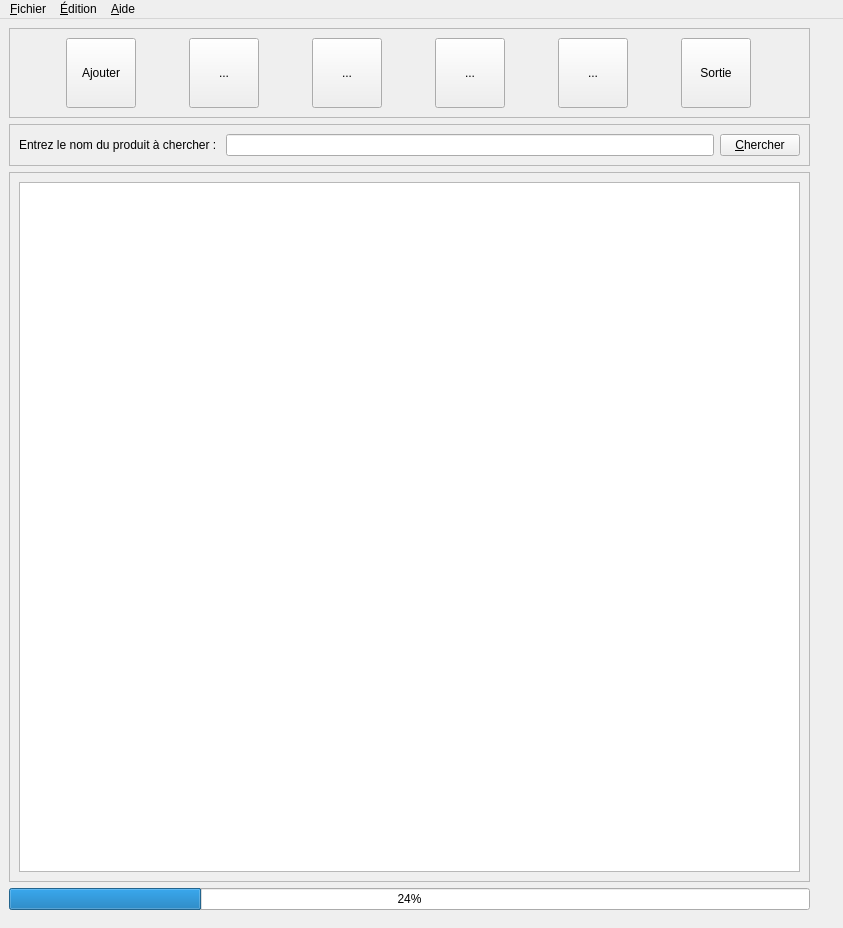
<?xml version="1.0" encoding="UTF-8"?>
<ui version="4.0">
 <class>frm_ppal</class>
 <widget class="QMainWindow" name="frm_ppal">
  <property name="geometry">
   <rect>
    <x>0</x>
    <y>0</y>
    <width>843</width>
    <height>928</height>
   </rect>
  </property>
  <property name="minimumSize">
   <size>
    <width>0</width>
    <height>0</height>
   </size>
  </property>
  <property name="windowTitle">
   <string>Amapy scrapper de produit amazon</string>
  </property>
  <property name="windowIcon">
   <iconset>
    <normaloff>../ressources/Commun/amazonppal.png</normaloff>../ressources/Commun/amazonppal.png</iconset>
  </property>
  <widget class="QWidget" name="centralwidget">
   <property name="maximumSize">
    <size>
     <width>819</width>
     <height>900</height>
    </size>
   </property>
   <layout class="QVBoxLayout" name="verticalLayout">
    <item>
     <widget class="QFrame" name="frme_bouton">
      <property name="frameShape">
       <enum>QFrame::StyledPanel</enum>
      </property>
      <property name="frameShadow">
       <enum>QFrame::Raised</enum>
      </property>
      <layout class="QHBoxLayout" name="horizontalLayout">
       <item>
        <widget class="QToolButton" name="tbtn_ajouter">
         <property name="minimumSize">
          <size>
           <width>70</width>
           <height>70</height>
          </size>
         </property>
         <property name="maximumSize">
          <size>
           <width>70</width>
           <height>70</height>
          </size>
         </property>
         <property name="toolTip">
          <string>Ajouter un produit depuis le site d'amazon</string>
         </property>
         <property name="text">
          <string>Ajouter</string>
         </property>
         <property name="icon">
          <iconset>
           <normaloff>../ressources/Principal/scrapper.png</normaloff>../ressources/Principal/scrapper.png</iconset>
         </property>
         <property name="iconSize">
          <size>
           <width>64</width>
           <height>64</height>
          </size>
         </property>
        </widget>
       </item>
       <item>
        <widget class="QToolButton" name="tbtn_rechercher">
         <property name="minimumSize">
          <size>
           <width>70</width>
           <height>70</height>
          </size>
         </property>
         <property name="maximumSize">
          <size>
           <width>70</width>
           <height>70</height>
          </size>
         </property>
         <property name="toolTip">
          <string>Rechercher un produit dans la base de données.</string>
         </property>
         <property name="text">
          <string>...</string>
         </property>
         <property name="icon">
          <iconset>
           <normaloff>../ressources/Principal/chercher.png</normaloff>../ressources/Principal/chercher.png</iconset>
         </property>
         <property name="iconSize">
          <size>
           <width>64</width>
           <height>64</height>
          </size>
         </property>
        </widget>
       </item>
       <item>
        <widget class="QToolButton" name="tbtn_rafraichir">
         <property name="minimumSize">
          <size>
           <width>70</width>
           <height>70</height>
          </size>
         </property>
         <property name="toolTip">
          <string>Rafraichir l'affichage du contenu de la base de données suite à une modification.</string>
         </property>
         <property name="text">
          <string>...</string>
         </property>
         <property name="icon">
          <iconset>
           <normaloff>../ressources/Principal/rafraîchir.png</normaloff>../ressources/Principal/rafraîchir.png</iconset>
         </property>
         <property name="iconSize">
          <size>
           <width>64</width>
           <height>64</height>
          </size>
         </property>
        </widget>
       </item>
       <item>
        <widget class="QToolButton" name="tbtn_export">
         <property name="minimumSize">
          <size>
           <width>70</width>
           <height>70</height>
          </size>
         </property>
         <property name="maximumSize">
          <size>
           <width>70</width>
           <height>70</height>
          </size>
         </property>
         <property name="toolTip">
          <string>Exporter en poduit au format excel.</string>
         </property>
         <property name="text">
          <string>...</string>
         </property>
         <property name="icon">
          <iconset>
           <normaloff>../ressources/Principal/excel.ico</normaloff>../ressources/Principal/excel.ico</iconset>
         </property>
         <property name="iconSize">
          <size>
           <width>64</width>
           <height>64</height>
          </size>
         </property>
        </widget>
       </item>
       <item>
        <widget class="QToolButton" name="tbtn_delete">
         <property name="minimumSize">
          <size>
           <width>70</width>
           <height>70</height>
          </size>
         </property>
         <property name="maximumSize">
          <size>
           <width>70</width>
           <height>70</height>
          </size>
         </property>
         <property name="toolTip">
          <string>Supprimer un produit de la base de données.</string>
         </property>
         <property name="text">
          <string>...</string>
         </property>
         <property name="icon">
          <iconset>
           <normaloff>../ressources/Principal/supprimer.png</normaloff>../ressources/Principal/supprimer.png</iconset>
         </property>
         <property name="iconSize">
          <size>
           <width>64</width>
           <height>64</height>
          </size>
         </property>
        </widget>
       </item>
       <item>
        <widget class="QToolButton" name="tbtn_exit">
         <property name="minimumSize">
          <size>
           <width>40</width>
           <height>40</height>
          </size>
         </property>
         <property name="maximumSize">
          <size>
           <width>70</width>
           <height>70</height>
          </size>
         </property>
         <property name="cursor">
          <cursorShape>PointingHandCursor</cursorShape>
         </property>
         <property name="toolTip">
          <string>Quitter Amapy.</string>
         </property>
         <property name="text">
          <string>Sortie</string>
         </property>
         <property name="icon">
          <iconset>
           <normaloff>../ressources/Principal/sortie.png</normaloff>../ressources/Principal/sortie.png</iconset>
         </property>
         <property name="iconSize">
          <size>
           <width>64</width>
           <height>64</height>
          </size>
         </property>
         <property name="popupMode">
          <enum>QToolButton::DelayedPopup</enum>
         </property>
         <property name="toolButtonStyle">
          <enum>Qt::ToolButtonIconOnly</enum>
         </property>
        </widget>
       </item>
      </layout>
     </widget>
    </item>
    <item>
     <widget class="QFrame" name="frme_recherche">
      <property name="frameShape">
       <enum>QFrame::StyledPanel</enum>
      </property>
      <property name="frameShadow">
       <enum>QFrame::Raised</enum>
      </property>
      <layout class="QHBoxLayout" name="horizontalLayout_2">
       <item>
        <widget class="QLabel" name="lbl_frame_chercher">
         <property name="text">
          <string>Entrez le nom du produit à chercher : </string>
         </property>
        </widget>
       </item>
       <item>
        <widget class="QLineEdit" name="edt_frame_chercher"/>
       </item>
       <item>
        <widget class="QPushButton" name="btn_frame_chercher">
         <property name="text">
          <string>&amp;Chercher</string>
         </property>
         <property name="icon">
          <iconset>
           <normaloff>../ressources/Principal/chercher.png</normaloff>../ressources/Principal/chercher.png</iconset>
         </property>
        </widget>
       </item>
      </layout>
     </widget>
    </item>
    <item>
     <widget class="QFrame" name="frme_progress">
      <property name="frameShape">
       <enum>QFrame::StyledPanel</enum>
      </property>
      <property name="frameShadow">
       <enum>QFrame::Raised</enum>
      </property>
      <layout class="QGridLayout" name="gridLayout">
       <item row="0" column="0">
        <widget class="QTableWidget" name="tbw_amazdb">
         <property name="minimumSize">
          <size>
           <width>0</width>
           <height>500</height>
          </size>
         </property>
         <property name="maximumSize">
          <size>
           <width>16777215</width>
           <height>900</height>
          </size>
         </property>
         <property name="statusTip">
          <string>Affiche le contenu de la base de données.</string>
         </property>
         <property name="layoutDirection">
          <enum>Qt::LeftToRight</enum>
         </property>
         <property name="horizontalScrollBarPolicy">
          <enum>Qt::ScrollBarAsNeeded</enum>
         </property>
         <property name="sizeAdjustPolicy">
          <enum>QAbstractScrollArea::AdjustIgnored</enum>
         </property>
        </widget>
       </item>
      </layout>
     </widget>
    </item>
    <item>
     <widget class="QProgressBar" name="pgb_amaprogress">
      <property name="toolTip">
       <string>Affiche la progression de la tache en cours d'exécution.</string>
      </property>
      <property name="value">
       <number>24</number>
      </property>
     </widget>
    </item>
   </layout>
  </widget>
  <widget class="QMenuBar" name="menubar">
   <property name="geometry">
    <rect>
     <x>0</x>
     <y>0</y>
     <width>843</width>
     <height>23</height>
    </rect>
   </property>
   <widget class="QMenu" name="menu_Fichier">
    <property name="title">
     <string>&amp;Fichier</string>
    </property>
    <widget class="QMenu" name="menu_Exporter">
     <property name="title">
      <string>&amp;Exporter</string>
     </property>
     <property name="icon">
      <iconset>
       <normaloff>:/Commun/fichiers/Commun/icons8-sauvegarder-94.png</normaloff>:/Commun/fichiers/Commun/icons8-sauvegarder-94.png</iconset>
     </property>
     <addaction name="action_Un_produit"/>
     <addaction name="action_Plusieurs_produit_CSV"/>
     <addaction name="actionE_xport_au_format_json"/>
    </widget>
    <widget class="QMenu" name="menu_Importer">
     <property name="enabled">
      <bool>false</bool>
     </property>
     <property name="title">
      <string>&amp;Importer</string>
     </property>
     <addaction name="action_Un_produit_2"/>
     <addaction name="action_Plusieurs_produits"/>
    </widget>
    <addaction name="separator"/>
    <addaction name="menu_Exporter"/>
    <addaction name="menu_Importer"/>
    <addaction name="separator"/>
    <addaction name="action_Quitter"/>
   </widget>
   <widget class="QMenu" name="menu_edition">
    <property name="title">
     <string>&amp;Édition</string>
    </property>
    <addaction name="action_graph"/>
    <addaction name="separator"/>
    <addaction name="action_Mettre_tout_jour"/>
    <addaction name="action_Rechercher_un_produit"/>
    <addaction name="action_Supprimer_un_produit"/>
   </widget>
   <widget class="QMenu" name="menu_Aide">
    <property name="title">
     <string>&amp;Aide</string>
    </property>
    <addaction name="action_Options"/>
    <addaction name="actionA_propos"/>
    <addaction name="action_Licence"/>
    <addaction name="actionA_Ide"/>
   </widget>
   <addaction name="menu_Fichier"/>
   <addaction name="menu_edition"/>
   <addaction name="menu_Aide"/>
  </widget>
  <action name="action_Un_produit">
   <property name="icon">
    <iconset>
     <normaloff>../ressources/Principal/excel.ico</normaloff>../ressources/Principal/excel.ico</iconset>
   </property>
   <property name="text">
    <string>&amp;Un produit (xlsx)</string>
   </property>
  </action>
  <action name="action_Plusieurs_produit_CSV">
   <property name="icon">
    <iconset>
     <normaloff>../ressources/Principal/csv.png</normaloff>../ressources/Principal/csv.png</iconset>
   </property>
   <property name="text">
    <string>&amp;Plusieurs produit (CSV)</string>
   </property>
  </action>
  <action name="actionE_xport_au_format_json">
   <property name="icon">
    <iconset>
     <normaloff>../ressources/Principal/fichier-json.png</normaloff>../ressources/Principal/fichier-json.png</iconset>
   </property>
   <property name="text">
    <string>E&amp;xport au format json</string>
   </property>
  </action>
  <action name="action_Un_produit_2">
   <property name="text">
    <string>&amp;Un produit</string>
   </property>
  </action>
  <action name="action_Plusieurs_produits">
   <property name="text">
    <string>&amp;Plusieurs produits</string>
   </property>
  </action>
  <action name="action_Quitter">
   <property name="icon">
    <iconset>
     <normaloff>../ressources/Principal/sortie.png</normaloff>../ressources/Principal/sortie.png</iconset>
   </property>
   <property name="text">
    <string>&amp;Quitter</string>
   </property>
   <property name="toolTip">
    <string>ALT + F4</string>
   </property>
  </action>
  <action name="action_Supprimer_un_produit">
   <property name="icon">
    <iconset>
     <normaloff>../ressources/Principal/supprimer.png</normaloff>../ressources/Principal/supprimer.png</iconset>
   </property>
   <property name="text">
    <string>&amp;Supprimer un produit</string>
   </property>
  </action>
  <action name="action_Mettre_tout_jour">
   <property name="icon">
    <iconset>
     <normaloff>../ressources/Principal/rafraîchir.png</normaloff>../ressources/Principal/rafraîchir.png</iconset>
   </property>
   <property name="text">
    <string>&amp;Mettre tout à jour</string>
   </property>
  </action>
  <action name="action_Rechercher_un_produit">
   <property name="icon">
    <iconset>
     <normaloff>../ressources/Principal/chercher.png</normaloff>../ressources/Principal/chercher.png</iconset>
   </property>
   <property name="text">
    <string>&amp;Rechercher un produit</string>
   </property>
  </action>
  <action name="action_graph">
   <property name="icon">
    <iconset>
     <normaloff>../ressources/Principal/graphique.png</normaloff>../ressources/Principal/graphique.png</iconset>
   </property>
   <property name="text">
    <string>Créer un &amp;graph</string>
   </property>
   <property name="toolTip">
    <string>Créer un graphique en utilisant les relevés de prix.</string>
   </property>
   <property name="shortcut">
    <string>Alt+G</string>
   </property>
  </action>
  <action name="actionA_propos">
   <property name="icon">
    <iconset>
     <normaloff>../ressources/Principal/info.png</normaloff>../ressources/Principal/info.png</iconset>
   </property>
   <property name="text">
    <string>&amp;A propos</string>
   </property>
   <property name="statusTip">
    <string>Affiche des ionformations sur le logiciel</string>
   </property>
  </action>
  <action name="action_Licence">
   <property name="icon">
    <iconset>
     <normaloff>../ressources/Principal/licence.png</normaloff>../ressources/Principal/licence.png</iconset>
   </property>
   <property name="text">
    <string>&amp;Licence</string>
   </property>
  </action>
  <action name="actionA_Ide">
   <property name="enabled">
    <bool>false</bool>
   </property>
   <property name="icon">
    <iconset>
     <normaloff>../ressources/Principal/aide.png</normaloff>../ressources/Principal/aide.png</iconset>
   </property>
   <property name="text">
    <string>A&amp;ide</string>
   </property>
  </action>
  <action name="action_Options">
   <property name="icon">
    <iconset>
     <normaloff>../ressources/Principal/options.png</normaloff>../ressources/Principal/options.png</iconset>
   </property>
   <property name="text">
    <string>&amp;Options</string>
   </property>
  </action>
 </widget>
 <resources/>
 <connections>
  <connection>
   <sender>tbtn_exit</sender>
   <signal>clicked()</signal>
   <receiver>frm_ppal</receiver>
   <slot>close()</slot>
   <hints>
    <hint type="sourcelabel">
     <x>709</x>
     <y>58</y>
    </hint>
    <hint type="destinationlabel">
     <x>830</x>
     <y>44</y>
    </hint>
   </hints>
  </connection>
 </connections>
</ui>
